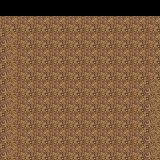

This game map was drawn from its Tiled (.tmx) file and the tilesets committed beside it. A one-line description and the trimmed map source follow:
An orthogonal 10x10 tile map with 16x16 px tiles, 1 tile layer (Tile Layer 1), 2 hidden layers not drawn, 2 tilesets.

<map version="1.0" orientation="orthogonal" width="10" height="10" tilewidth="16" tileheight="16">
 <tileset firstgid="1" name="characters" tilewidth="16" tileheight="16">
  <image source="16x18-2_0.png" trans="ff00ff" width="330" height="400" />
 </tileset>
 <tileset firstgid="501" name="forest" tilewidth="16" tileheight="16">
  <image source="tileset_16x16_final_1.png" trans="ffffff" width="272" height="304" />
  <tile id="87">
   <properties>
    <property name="blocked" value="true" />
   </properties>
  </tile>
  <tile id="88">
   <properties>
    <property name="blocked" value="true" />
   </properties>
  </tile>
  <tile id="89">
   <properties>
    <property name="blocked" value="true" />
   </properties>
  </tile>
  <tile id="90">
   <properties>
    <property name="blocked" value="true" />
   </properties>
  </tile>
  <tile id="96">
   <properties>
    <property name="blocked" value="true" />
   </properties>
  </tile>
  <tile id="97">
   <properties>
    <property name="blocked" value="true" />
   </properties>
  </tile>
  <tile id="104">
   <properties>
    <property name="blocked" value="true" />
   </properties>
  </tile>
  <tile id="105">
   <properties>
    <property name="blocked" value="true" />
   </properties>
  </tile>
  <tile id="106">
   <properties>
    <property name="blocked" value="true" />
   </properties>
  </tile>
  <tile id="119">
   <properties>
    <property name="blocked" value="true" />
   </properties>
  </tile>
  <tile id="136">
   <properties>
    <property name="blocked" value="true" />
   </properties>
  </tile>
  <tile id="138">
   <properties>
    <property name="blocked" value="true" />
   </properties>
  </tile>
  <tile id="139">
   <properties>
    <property name="blocked" value="true" />
   </properties>
  </tile>
  <tile id="161">
   <properties>
    <property name="blocked" value="true" />
   </properties>
  </tile>
  <tile id="164">
   <properties>
    <property name="blocked" value="true" />
   </properties>
  </tile>
  <tile id="165">
   <properties>
    <property name="blocked" value="true" />
   </properties>
  </tile>
  <tile id="191">
   <properties>
    <property name="transitionl" value="map1" />
    <property name="transitionr" value="map3" />
   </properties>
  </tile>
  <tile id="195">
   <properties>
    <property name="blocked" value="true" />
   </properties>
  </tile>
 </tileset>
 <layer name="Tile Layer 1" width="10" height="10">
  <data>[100 cells, 90 non-empty, 2 distinct tile ids]</data>
 </layer>
 <layer name="blocked" width="10" height="10" visible="0">
  <data>[100 cells, 39 non-empty, 10 distinct tile ids]</data>
 </layer>
 <layer name="blocked objects" width="10" height="10" visible="0">
  <data>[100 cells, 14 non-empty, 9 distinct tile ids]</data>
 </layer>
 <objectgroup name="transition layer" width="10" height="10" visible="0" />
</map>
